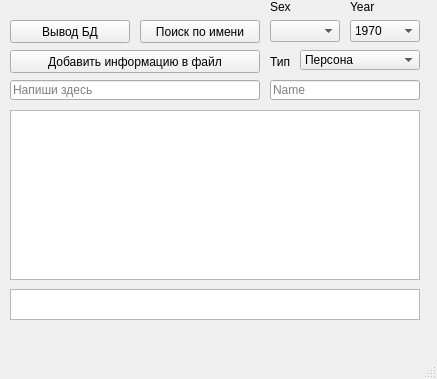
<?xml version="1.0" encoding="UTF-8"?>
<ui version="4.0">
 <class>MainWindow</class>
 <widget class="QMainWindow" name="MainWindow">
  <property name="geometry">
   <rect>
    <x>0</x>
    <y>0</y>
    <width>437</width>
    <height>379</height>
   </rect>
  </property>
  <property name="windowTitle">
   <string>MainWindow</string>
  </property>
  <widget class="QWidget" name="centralwidget">
   <widget class="QPushButton" name="pushButton_2">
    <property name="geometry">
     <rect>
      <x>140</x>
      <y>20</y>
      <width>120</width>
      <height>23</height>
     </rect>
    </property>
    <property name="text">
     <string>Поиск по имени</string>
    </property>
   </widget>
   <widget class="QLineEdit" name="lineEdit">
    <property name="geometry">
     <rect>
      <x>10</x>
      <y>80</y>
      <width>250</width>
      <height>20</height>
     </rect>
    </property>
    <property name="inputMask">
     <string/>
    </property>
    <property name="text">
     <string/>
    </property>
    <property name="placeholderText">
     <string>Напиши здесь</string>
    </property>
   </widget>
   <widget class="QTextBrowser" name="textBrowser">
    <property name="geometry">
     <rect>
      <x>10</x>
      <y>110</y>
      <width>410</width>
      <height>170</height>
     </rect>
    </property>
   </widget>
   <widget class="QPushButton" name="pushButton">
    <property name="geometry">
     <rect>
      <x>10</x>
      <y>20</y>
      <width>120</width>
      <height>23</height>
     </rect>
    </property>
    <property name="text">
     <string>Вывод БД</string>
    </property>
   </widget>
   <widget class="QPushButton" name="pushButton_3">
    <property name="geometry">
     <rect>
      <x>10</x>
      <y>50</y>
      <width>250</width>
      <height>23</height>
     </rect>
    </property>
    <property name="text">
     <string>Добавить информацию в файл</string>
    </property>
   </widget>
   <widget class="QComboBox" name="CB_SEX">
    <property name="geometry">
     <rect>
      <x>270</x>
      <y>20</y>
      <width>70</width>
      <height>22</height>
     </rect>
    </property>
    <property name="placeholderText" stdset="0">
     <string>Sex</string>
    </property>
    <item>
     <property name="text">
      <string>0</string>
     </property>
    </item>
    <item>
     <property name="text">
      <string>1</string>
     </property>
    </item>
   </widget>
   <widget class="QComboBox" name="CB_YEAR">
    <property name="geometry">
     <rect>
      <x>350</x>
      <y>20</y>
      <width>70</width>
      <height>22</height>
     </rect>
    </property>
    <property name="currentText">
     <string>1970</string>
    </property>
    <property name="currentIndex">
     <number>0</number>
    </property>
    <property name="placeholderText" stdset="0">
     <string>year</string>
    </property>
    <item>
     <property name="text">
      <string>1970</string>
     </property>
    </item>
    <item>
     <property name="text">
      <string>1980</string>
     </property>
    </item>
    <item>
     <property name="text">
      <string>1990</string>
     </property>
    </item>
    <item>
     <property name="text">
      <string>2000</string>
     </property>
    </item>
   </widget>
   <widget class="QLabel" name="label_sex">
    <property name="geometry">
     <rect>
      <x>270</x>
      <y>0</y>
      <width>50</width>
      <height>13</height>
     </rect>
    </property>
    <property name="text">
     <string>Sex</string>
    </property>
   </widget>
   <widget class="QLabel" name="label_year">
    <property name="geometry">
     <rect>
      <x>350</x>
      <y>0</y>
      <width>50</width>
      <height>13</height>
     </rect>
    </property>
    <property name="text">
     <string>Year</string>
    </property>
   </widget>
   <widget class="QLineEdit" name="lineEdit_Name">
    <property name="geometry">
     <rect>
      <x>270</x>
      <y>80</y>
      <width>150</width>
      <height>20</height>
     </rect>
    </property>
    <property name="placeholderText">
     <string>Name</string>
    </property>
   </widget>
   <widget class="QComboBox" name="CB_TYPE">
    <property name="geometry">
     <rect>
      <x>300</x>
      <y>50</y>
      <width>120</width>
      <height>20</height>
     </rect>
    </property>
    <item>
     <property name="text">
      <string>Персона</string>
     </property>
    </item>
    <item>
     <property name="text">
      <string>Сторудник</string>
     </property>
    </item>
    <item>
     <property name="text">
      <string>Студент</string>
     </property>
    </item>
    <item>
     <property name="text">
      <string>Преподаватель</string>
     </property>
    </item>
   </widget>
   <widget class="QLabel" name="label">
    <property name="geometry">
     <rect>
      <x>270</x>
      <y>55</y>
      <width>47</width>
      <height>13</height>
     </rect>
    </property>
    <property name="text">
     <string>Тип</string>
    </property>
   </widget>
   <widget class="MsgBox" name="message">
    <property name="geometry">
     <rect>
      <x>10</x>
      <y>289</y>
      <width>410</width>
      <height>31</height>
     </rect>
    </property>
   </widget>
  </widget>
  <widget class="QMenuBar" name="menubar">
   <property name="geometry">
    <rect>
     <x>0</x>
     <y>0</y>
     <width>437</width>
     <height>21</height>
    </rect>
   </property>
  </widget>
  <widget class="QStatusBar" name="statusbar"/>
 </widget>
 <customwidgets>
  <customwidget>
   <class>MsgBox</class>
   <extends>QTextBrowser</extends>
   <header>msgbox.h</header>
  </customwidget>
 </customwidgets>
 <resources/>
 <connections>
  <connection>
   <sender>pushButton</sender>
   <signal>clicked()</signal>
   <receiver>MainWindow</receiver>
   <slot>search()</slot>
   <hints>
    <hint type="sourcelabel">
     <x>79</x>
     <y>38</y>
    </hint>
    <hint type="destinationlabel">
     <x>4</x>
     <y>45</y>
    </hint>
   </hints>
  </connection>
 </connections>
 <slots>
  <slot>search()</slot>
 </slots>
</ui>
